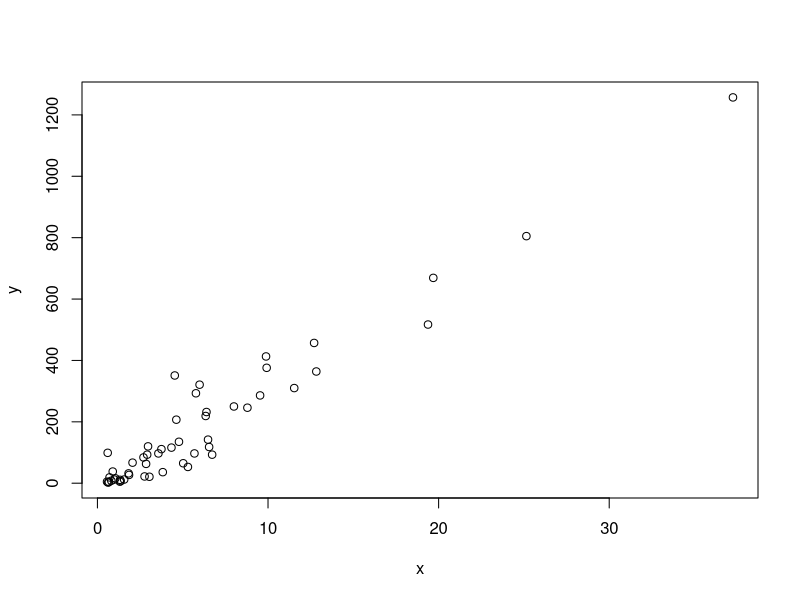
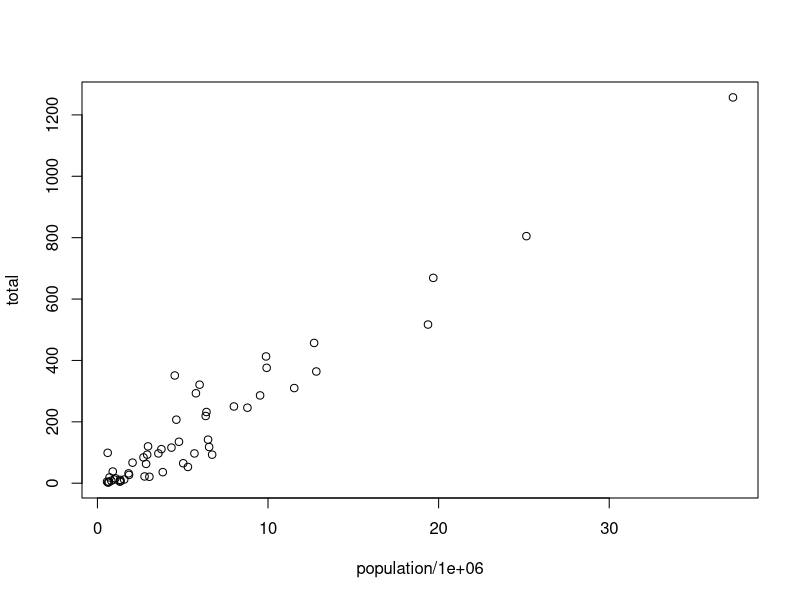
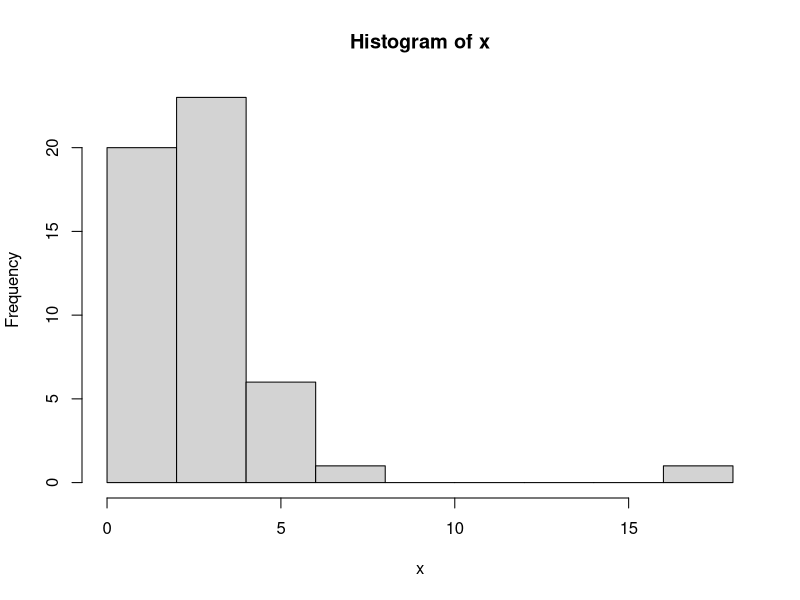
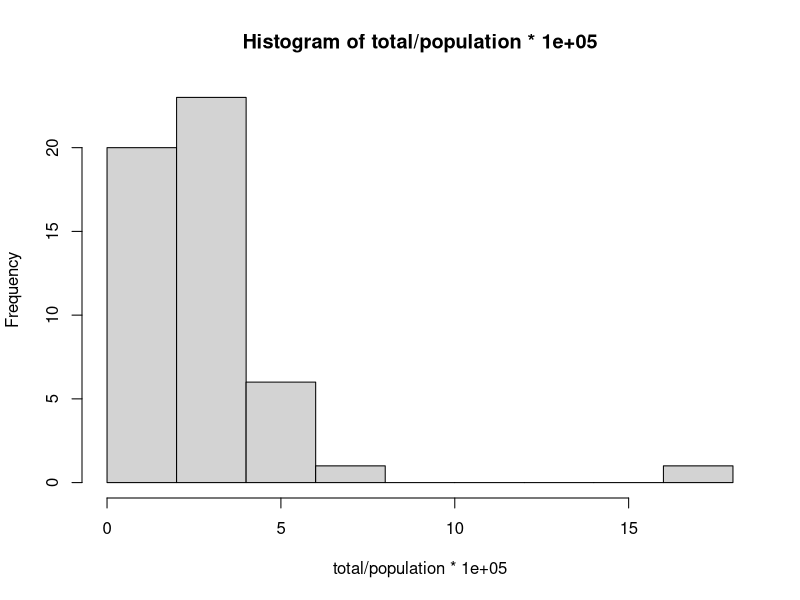
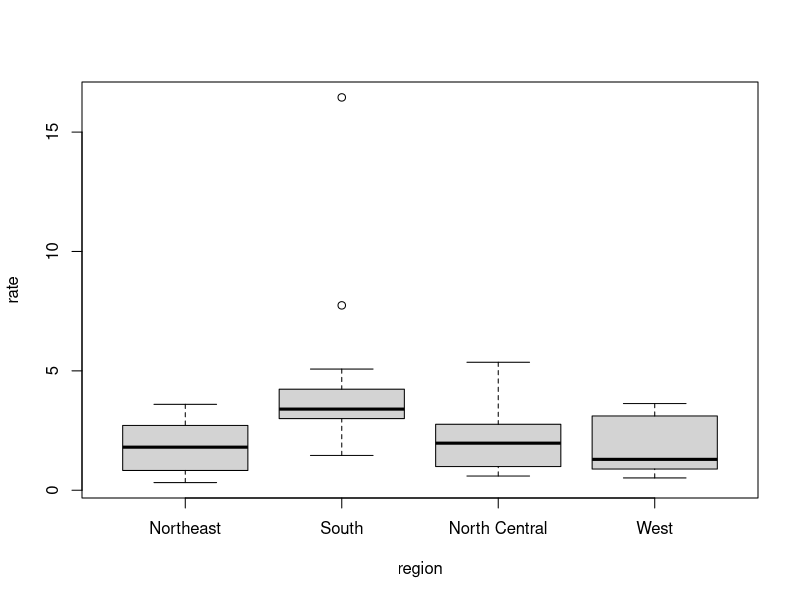
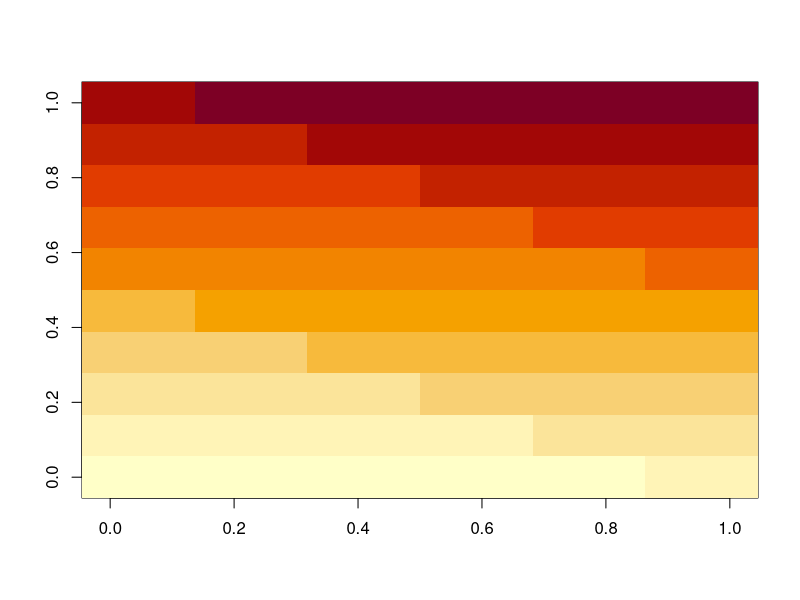
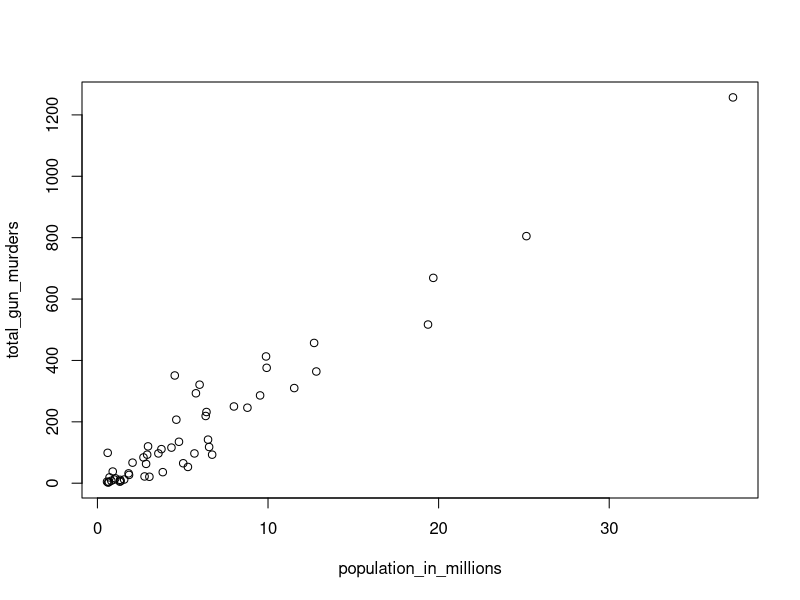
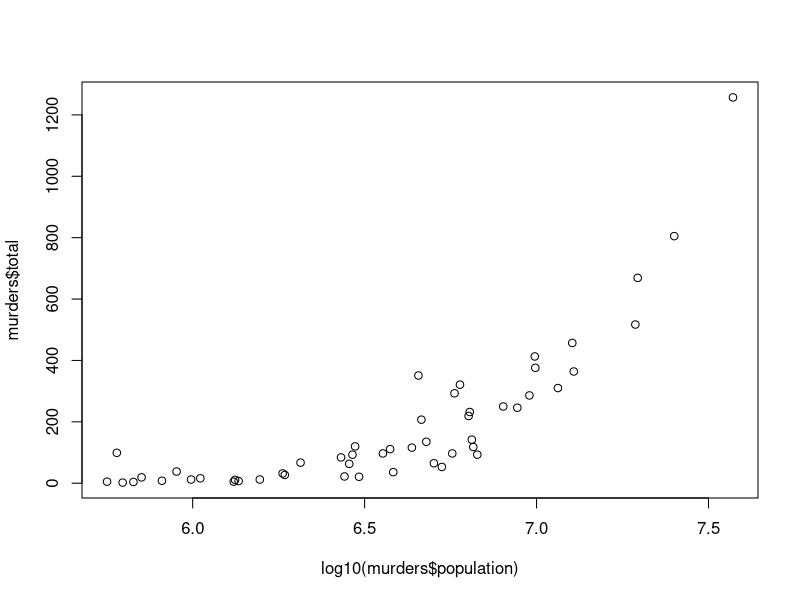

R code for these plots, in order:
## ---- chunk 1
a <- 1

b <- 1

c <- -1 
## ---- chunk 2
a
## ---- chunk 3
print(a)
## ---- chunk 4
ls()
## ---- chunk 5
(-b + sqrt(b^2 -4*a*c) ) / (2*a)
## ---- chunk 6
(-b - sqrt(b^2 -4*a*c) ) / (2*a)
## ---- chunk 7
#show the full-length script of the function
ls
## ---- chunk 8
ls()
## ---- chunk 9
log(a)
## ---- chunk 10
help("log")
## ---- chunk 11
?log
## ---- chunk 12
args(log)
## ---- chunk 13
log(8, base = 2)
## ---- chunk 14
log(x = 8, base = 2)
## ---- chunk 15
log(8,2)
## ---- chunk 16
log(base = 2, x = 8)
## ---- chunk 17
2 ^ 3 
## ---- chunk 18
?"+"
## ---- chunk 19
?">"
## ---- chunk 20
x <- stats::rnorm(20)
x < 1 
x[x > 0]
## ---- chunk 21
?'['
# Operators acting on vectors, matrices, arrays and lists to extract or replace parts. 
## ---- chunk 22
x_list <- x[ x<1 & x>0 ] 
class(x_list)
## ---- chunk 23
#call prebuilt-dataset
data()
## ---- chunk 24
co2
## ---- chunk 25
pi
## ---- chunk 26
Inf+1
## ---- chunk 27
solution_1 <- (-b + sqrt(b^2 - 4*a*c)) / (2*a)
solution_2 <- (-b - sqrt(b^2 - 4*a*c)) / (2*a)
## ---- chunk 28
a <- 3
b <- 2
c <- -1
(-b + sqrt(b^2 - 4*a*c)) / (2*a)
(-b - sqrt(b^2 - 4*a*c)) / (2*a)
## ---- chunk 29
## Code to compute solution to quadratic equation of the form ax^2 + bx + c
## define the variables
a <- 3 
b <- 2
c <- -1

## now compute the solution
(-b + sqrt(b^2 - 4*a*c)) / (2*a)
(-b - sqrt(b^2 - 4*a*c)) / (2*a)
## ---- chunk 30
n <- 100
summation <- function (n) {
  n * (n + 1) / 2
}
summation(n)
## ---- chunk 31
summation(1000)
## ---- chunk 32
n <- 1000
x <- seq(1,n)
sum(x)
## ---- chunk 33
log(sqrt(100),10)
## ---- chunk 34
a <- 2
class(a)
## ---- chunk 35
library(dslabs)
data(murders)
## ---- chunk 36
class(murders)
## ---- chunk 37
# show structure of dataframe
# 51 rows and 5 columns 
# <=> 51 observations and 5 variables 

str(murders)
## ---- chunk 38
head(murders)
## ---- chunk 39
murders$population
## ---- chunk 40
class(murders$population)
## ---- chunk 41
# show all the names of columns in the dataframe
names(murders)
## ---- chunk 42
pop <- murders$population
length(pop)
## ---- chunk 43
class(pop)
## ---- chunk 44
class(murders$state)
## ---- chunk 45
z <- 3 == 2
z
class(z)
## ---- chunk 46
?Comparison
## ---- chunk 47
class(murders$region)
## ---- chunk 48
levels(murders$region)
## ---- chunk 49
#reorfering factor
#각각의 vector로 분리 후에도 data frame처럼 각 value가 observation으로 연결되나? reorder(region, value, FUN= sum) 여기서의 argument 구성이 잘 이해가 가지 않음. >> 나중에 실험해보기 
region <- murders$region
value <- murders$total
region <- reorder(region, value, FUN = sum)
levels(region)
## ---- chunk 50
?reorder
#reorfer levels of a factor 
## ---- chunk 51
mat <- matrix(1:12, 4, 3)
mat
## ---- chunk 52
mat[2,3]
## ---- chunk 53
mat[2, ]
## ---- chunk 54
mat[ ,3]
## ---- chunk 55
mat[, 2:3]
## ---- chunk 56
mat[1:2, 2:3]
## ---- chunk 57
as.data.frame(mat)
## ---- chunk 58
data("murders")
murders[25, 1]
## ---- chunk 59
# data.frame[row,column]
murders[2:3,]
## ---- chunk 60
library(dslabs)
data(murders)
str(murders)
## ---- chunk 61
names(murders)
## ---- chunk 62
a <- murders$abb
class(a)
## ---- chunk 63
b <- murders$abb
identical(a, b)
## ---- chunk 64
class(murders$region)
## ---- chunk 65
length(levels(murders$region))
## ---- chunk 66
# table : returns the freq of each element 
region_freq <- table(murders$region)
region_freq
## ---- chunk 67
class(region_freq)
## ---- chunk 68
codes <- c(380, 124, 818)
codes
## ---- chunk 69
country <- c("italy", "canada", "egypt")
## ---- chunk 70
country <- c('italy', 'canada', 'egypt')
## ---- chunk 71
# vector도 name을 가질 수 있으며, name이 있더라도 numeric은 유지됨. 
# name은 charactor
codes <- c(italy = 380, canada = 124, egypt = 818)
codes
## ---- chunk 72
class(codes)
## ---- chunk 73
names(codes)
## ---- chunk 74
codes <- c("italy" = 380, "canada" = 124, "egypt" = 818)
codes
## ---- chunk 75
class(codes)
## ---- chunk 76
names(codes)
## ---- chunk 77
# 이름이 없는 vector에 이름을 만드는 방법 : `names` 
codes <- c(380, 124, 818)
country <- c("italy", "canada", "egypt")
names(codes) <- country
codes
## ---- chunk 78
seq_test <- seq(1, 10)
class(seq_test) ## index로 이용되는 경우가 많음. integer 
## ---- chunk 79
# seq(start, end, interval) -> vector of series of integer
seq(1, 10, 2)
## ---- chunk 80
# seq() 없이 단순화 표현 가능 
1:10
## ---- chunk 81
class(1:10)
## ---- chunk 82
# interval을 float로 설정 가능. 그럴 경우 integer가 아닌 numeric 
class(seq(1, 10, 0.5))
## ---- chunk 83
# index를 이용하여 vector의 element에 접근하기 : square brackets([])
codes[2]
## ---- chunk 84
# []안에 vector로 index를 넣어주면 여러 entry 추출 가능 
codes[c(1,3)]
## ---- chunk 85
# sliding 가능 
codes[1:2]
## ---- chunk 86
# index가 아닌 name으로 vector의 entry에 접근하기 
codes["canada"]
## ---- chunk 87
codes[c("egypt","italy")]
## ---- chunk 88
x <- c(1, "canada", 3)
## ---- chunk 89
x
## ---- chunk 90
class(x)
## ---- chunk 91
# 강제로 data type 바꾸기 : as.### 
x <- 1:5
y <- as.character(x)
y
## ---- chunk 92
as.numeric(y)
## ---- chunk 93
x <- c("apple", "pear")
y <- as.numeric(x)
y
## ---- chunk 94
x <- c("1", "b", "3")
as.numeric(x)
## ---- chunk 95
temp <- c(35, 88, 42, 84, 81, 30)
city <- c("Beijing", "Lagos", "Paris", "Rio de Janeiro", "San Juan", " Toronto")
names(temp) <- city
temp
## ---- chunk 96
city
## ---- chunk 97
names(temp) <- city
temp
## ---- chunk 98
temp[1:3]
## ---- chunk 99
temp[c("Paris", "San Juan")]
## ---- chunk 100
12:73
## ---- chunk 101
seq(1, 100, 2)
## ---- chunk 102
length(seq(6, 55, 4/7))
## ---- chunk 103
class(1L)
## ---- chunk 104
x <- c("1", "3", "5")
## ---- chunk 105
print(paste("before coercion:", class(x)))
print(paste("after cercion:", class(as.integer(x))))
## ---- chunk 106
library(dslabs)
data(murders)
# sort : 해당 column을 오름차순 정렬 (default)
sort(murders$total)
## ---- chunk 107
head(murders)
## ---- chunk 108
#sort의 return값은 input 값에 대한 것이지 dataframe 전체에 대한 것이 아님 
#murders <- sort(murders$total)
#murders
## ---- chunk 109
x <- c(31, 4, 15, 82, 65)
sort(x)
## ---- chunk 110
# order함수는 sorting과 달리 오름차순한 결과의 index를 return 
# order(x) : x를 오름차순으로 정렬하기 위한 원소의 index를 순서대로 return
index <- order(x)
index
## ---- chunk 111
# x[] : []내의 조건에 따라 index에 알맞는 entry를 return
# ?"[" ## extact or replace parts of an object 
x[index]
## ---- chunk 112
murders$state[1:10]
## ---- chunk 113
murders$abb[1:10]
## ---- chunk 114
#sorting dataframe by 'order' 
#먼저 오름차순에 대한 index를 ind에 저장하고 
ind <- order(murders$total)
murders$abb[ind]
## ---- chunk 115
# max() : vector의 최댓값 return
max(murders$total)
## ---- chunk 116
#which.max() : vector 최댓값의 위치 return
which.max(murders$total)
## ---- chunk 117
murders$state[which.max(murders$total)]
## ---- chunk 118
ind_max <- which.max(murders$total)
murders$state[ind_max]
## ---- chunk 119
# rank는 각 원소의 순위를 알려줌 
# cf_순위별로 index를 return해주는 함수는 order 
x <- c(31, 4, 15, 92, 65)
rank(x)
## ---- chunk 120
data.frame("original"=x, "sort"=sort(x), "order"=order(x), "rank"=rank(x))
# 1. sort : (default) 오름차순 정렬한 entry 
# 2. order : (default) 오름차순 정렬 시 index 
# 3. rank : (default) original entry의 오름차순 정렬 시 순위 
## ---- chunk 121
x <- c(1,2,3)
y <- c(10,20,30,40,50,60,70)
x+y
## ---- chunk 122
library(dslabs)
data("murders")
## ---- chunk 123
pop <- murders$population
pop <- sort(pop)
pop[1]
## ---- chunk 124
pop <- murders$population
order(pop)[1]
## ---- chunk 125
which.min(pop)
## ---- chunk 126
states <- murders$state
states[order(pop)[1]]
## ---- chunk 127
temp <- c(35, 88, 42, 84, 81, 30)
city <- c("Beijing", "Lagos", "Paris", "Rio de Janeiro", "San Juan", "Toronto")
city_temps <- data.frame(name = city, temperature = temp)
## ---- chunk 128
ranks <- rank(pop)
my_df <- data.frame(states, ranks)
my_df$states[which.min(my_df$ranks)]
my_df
## ---- chunk 129
library(dslabs)
library(dplyr)
data(murders)
murders <- mutate(murders, "rank" = rank(murders$population))
ind <- order(murders$population)

states <- murders$state[ind]
pop <- murders$population[ind]
ranks <- murders$rank[ind]

my_df <- data.frame("State" = states, "Population" = pop, "Rank" = ranks)
my_df
## ---- chunk 130
data("na_example")  
str(na_example)
## ---- chunk 131
mean(na_example)
## ---- chunk 132
na_example %>% is.na() %>% sum()
## ---- chunk 133
#logical indicator
ind <- is.na(na_example)
na_example[!ind] %>% mean()
## ---- chunk 134
library(dslabs)
data("murders")
murders$state[which.max(murders$population)]
## ---- chunk 135
inches <- c(69, 62, 66, 70, 70, 73, 67, 73, 67, 70)
## ---- chunk 136
centi <- inches * 2.54
centi
## ---- chunk 137
inches - 69
## ---- chunk 138
murder_rate <- murders$total / murders$population *100000
murder_rate
## ---- chunk 139
murders$state[order(murder_rate)]
## ---- chunk 140
temp <- c(35, 88, 42, 84, 81, 30)
city <- c("Beijing", "Lagos", "Paris", "Rio de Janeiro", "San Juan", "Toronto")
city_temps <- data.frame(name = city, temperature = temp)
## ---- chunk 141
temp <- c(35, 88, 42, 84, 81, 30)
city <- c("Beijing", "Lagos", "Paris", "Rio de Janeiro", "San Juan", "Toronto")

temp_C <- 5/9*(temp-32)
city_temps <- data.frame(name = city, temperature = temp_C)
city_temps
## ---- chunk 142
n <- 1:100
sum(1/(n^2))
## ---- chunk 143
murder_rate <- murders$total / murders$population * 100000
mean(murder_rate)
## ---- chunk 144
library(dslabs)
data("murders")
## ---- chunk 145
murder_rate <- murders$total / murders$population *100000
## ---- chunk 146
# 조건에 맞는 index를 호출하는 방법
ind <- murder_rate < 0.71 
# 이러한 이유로 이것이 가능 : murders$stae[murder_rate < 0.71]
## ---- chunk 147
ind <- murder_rate <= 0.71
ind
# logical index로 index 자체를 만드는 것이 아니라 logical vector를 만드는 것 (TRUE=1, FALSE=0)
## ---- chunk 148
murders$state[ind]
## ---- chunk 149
sum(ind)
## ---- chunk 150
print(TRUE&TRUE)
print(TRUE&FALSE)
print(FALSE&FALSE)
## ---- chunk 151
west <- murders$region == "West"
safe <- murder_rate <= 1
## ---- chunk 152
ind <- safe & west
murders$state[ind]
## ---- chunk 153
#which : 조건에 맞는 entry의 index를 return 
ind <- which(murders$state == "California")
murder_rate[ind]
## ---- chunk 154
# match : which의 vector 버전. 
# 1. argument 1 : vector, name of finding entry 
# 2. argument 2 : original vector 
# 3. return : index of finding entry 
ind <- match(c("New York", "Florida", "Texas"), murders$state)
ind
## ---- chunk 155
murder_rate[ind]
## ---- chunk 156
# A %in% B : vector A의 entry가 B에 존재하는지 확인하여 logical vector return 
# match(A,B) : vector A의 entry가 B의 몇번째에 존재하는지 index return (없으면 NA return)
c("Boston", "Dakota", "Washington") %in% murders$state
## ---- chunk 157
a <- c("apple", "banana", "pear")
c("banana", "pineapple") %in% a
## ---- chunk 158
match(c("banana", "pineapple"), a)
## ---- chunk 159
print(match(c("New York", "Florida", "Texas"), murders$state))
print(which(murders$state %in% c("New York", "Florida", "Texas")))
## ---- chunk 160
library(dslabs)
data(murders)
## ---- chunk 161
murders <- murders %>% mutate("murder_rate" = total / population * 100000)
low <- ifelse(murders$murder_rate < 1, TRUE, FALSE)
low
## ---- chunk 162
which(murder_rate < 1)
## ---- chunk 163
murders$state[which(murder_rate<1)]
## ---- chunk 164
northeast <- ifelse(murders$region == "Northeast", TRUE, FALSE) 
murders$state[northeast & low]
## ---- chunk 165
sum(murder_rate < mean(murder_rate))
## ---- chunk 166
murders$state[match(c("AK", "MI", "IA"), murders$abb)]
## ---- chunk 167
#왜 아래는 위와 결과가 다른가? 
murders$state[murders$abb == c("AK", "MI", "IA")]
## ---- chunk 168
ind <- which(murders$abb %in% c("MA", "ME", "MI", "MO", "MU"))
murders$state[ind]
## ---- chunk 169
abbs <- c("MA", "ME", "MI", "MO", "MU")
ind <- !(abbs %in% murders$abb)
abbs[ind]
## ---- chunk 170
x <- murders$population / 10^6
y <- murders$total 
plot(x,y)
## ---- chunk 171
# one-line plotting by data frame
with(murders, plot(population/1000000, total))
## ---- chunk 172
## with은 특정 data frame 내에서의 작업을 모두 매개 
x <- with(murders, total / population * 100000)
hist(x)
## ---- chunk 173
with(murders, hist(total / population * 100000))
## ---- chunk 174
murders$state[which.max(x)]
## ---- chunk 175
murders$rate <- with(murders, total / population * 100000)
boxplot(rate~region, data = murders)
## ---- chunk 176
x <- matrix(1:120, 12, 10)
image(x)
## ---- chunk 177
library(dslabs)
data(murders)
population_in_millions <- murders$population/10^6
total_gun_murders <- murders$total
plot(population_in_millions, total_gun_murders)
## ---- chunk 178
plot(log10(murders$population), murders$total)
## ---- chunk 179
hist(murders$population)
## ---- chunk 180
boxplot(population~region, data = murders)
